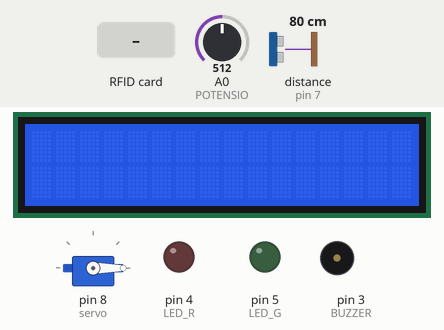
Bench run of a sketch on a simulated Arduino Uno, built with avr-gcc and run on an emulated ATmega328P. Parts: 16×2 character LCD, servo, output pins drawn as LEDs (lit = HIGH), buzzer (waves = sounding). Wiring (inferred from the names in the program): ultrasonic range finder: trigger pin 2; echo pin 7. The test bench sets the inputs (shaded band); at power-on: A0 (POTENSIO) = 512, distance to the obstacle (sensor on pin 7) 80 cm. The echo pulse lasts 58.3 µs per cm; pins used as bus, display or sensor lines are not drawn; what the sketch prints to the serial monitor is not drawn.

Above: at 2.3 s.
2.4 s: RFID card DA E6 66 19 held to the reader
At 3.7 s:
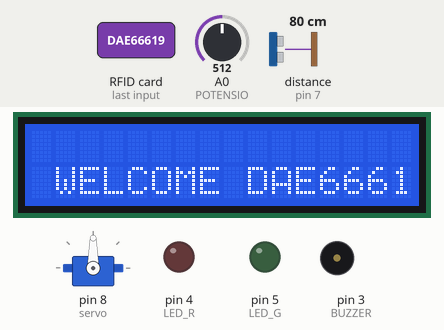
At 5.3 s:
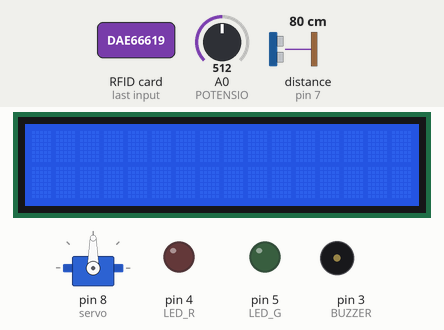
5.5 s: RFID card 5E 7A 19 C4 held to the reader
At 6.2 s:
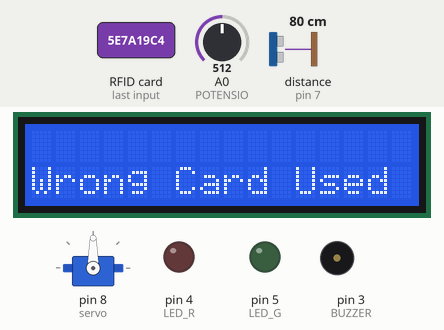
Timing chart, 0 to 18.3 s (numbered marks = the images above; inputs shaded):
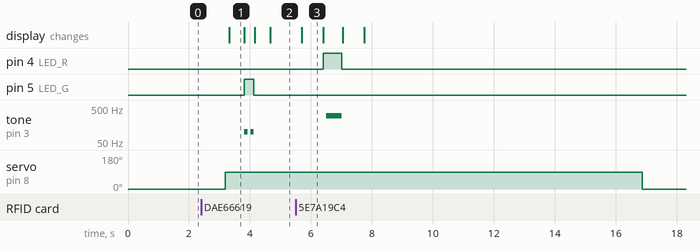

The sketch:

Kode_Program.ino
```cpp
#include <SPI.h>
#include <MFRC522.h>
#include <Servo.h>
#include <LiquidCrystal_I2C.h>

#define SS_PIN 10 //rfid
#define RST_PIN 9 //rfid
#define LED_G 5 //define green LED pin
#define LED_R 4 //define red LED
//#define PRO 2 // define pir sensor
#define SERVO 8 //define push Button
#define BUZZER 3 //define buzzer
#define POTENSIO A0
#define ACCESS_DELAY 1000
#define DENIED_DELAY 500
#define trigPin 2 // attach pin D2 Arduino to pin Echo of HC-SR04
#define echoPin 7
MFRC522 mfrc522(SS_PIN, RST_PIN);   // Create MFRC522 instance.
Servo servo;
//JIKA TIDAK TAMPIL PADA LAYAR I2C GANTI ALAMAT SEPERTI DIBAWAH INI
//0x3F, 0x27, 0x20 ADALAH ALAMAT VENDOR I2C LCD
LiquidCrystal_I2C lcd(0x27, 16,2 );

int state = LOW;             // by default, no motion detected
int valB = 0;
int valP = 0;
int x = 0;
int y = 0;
long duration; // variable for the duration of sound wave travel
int distance; // variable for the distance measurement
bool access = false;
int derajat = 0;
String id;
int sensorValue = 0;
int z = 0;
int a = 0;
//String state = "Not Authorized"

void setup()
{
  Serial.begin(9600);   // Initiate a serial communication
  SPI.begin();          // Initiate  SPI bus
  mfrc522.PCD_Init();   // Initiate MFRC522
  pinMode(LED_G, OUTPUT);
  pinMode(LED_R, OUTPUT);
  pinMode(BUZZER, OUTPUT);
  noTone(BUZZER);
  pinMode(trigPin, OUTPUT); // Sets the trigPin as an OUTPUT
  pinMode(echoPin, INPUT);
  //pinMode(BTN, INPUT);
  //pinMode(PIR, INPUT);
  lcd.begin();
  lcd.backlight();
  servo.attach(8);
  servo.write(0);
  delay(1000);
  Serial.println("Put your card to the reader...");
  Serial.println();

}
void loop()
{
  rfid();
  prox();
  Poten();
  Serial.println(derajat);

  //pir();
  //buttonCon();
}

void Poten(){
  sensorValue = analogRead(POTENSIO); //Mengecek nilai keluaran dari potensiometer

  /*Logika if yang mengecek apabila nilai keluaran potensiometer lebih dari 1000
  maka Pin 13 (pin buzzer dan led) akan mendapat tegangan, apabila di bawah itu
  maka Pin 13 akan kehilangan tegangan.*/
  if(sensorValue > 1000){
    if(derajat == 0 && a == 1){
      derajat = 90;
    servo.write(derajat);
    a = 0;
    delay(300);
    }else{}
  }else{
    //a = 1;
    if(derajat == 90 && z==1  ){
    derajat = 0;
    servo.write(derajat);
    a = 1;
    z = 0;
    delay(100);
    }else{}
  }
}

void rfid()
{
  // Look for new cards
  if ( ! mfrc522.PICC_IsNewCardPresent())
  {
    return;
  }
  // Select one of the cards
  if ( ! mfrc522.PICC_ReadCardSerial())
  {
    return;
  }
  //Show UID on serial monitor
  Serial.print("UID tag :");
  String content= "";
  byte letter;
  for (byte i = 0; i < mfrc522.uid.size; i++)
  {
     Serial.print(mfrc522.uid.uidByte[i] < 0x10 ? " 0" : " ");
     Serial.print(mfrc522.uid.uidByte[i], HEX);
     content.concat(String(mfrc522.uid.uidByte[i] < 0x10 ? " 0" : " "));
     content.concat(String(mfrc522.uid.uidByte[i], HEX));
  }
  Serial.println();
  Serial.print("Message : ");
  content.toUpperCase();
  id = content.substring(1);
  if (content.substring(1) == "DA E6 66 19") //change here the UID of the card/cards that you want to give access
  { id = "DAE66619";
    Serial.println("Authorized access");
    Serial.println();
    a = 1;
    derajat = 90;
    servo.write(derajat);
    delay(100);
    LcdShow("Allowed", id);
    digitalWrite(LED_G, HIGH);
    tone(BUZZER, 100);
    delay(100);
    noTone(BUZZER);
    delay(100);
    tone(BUZZER, 100);
    delay(100);
    digitalWrite(LED_G, LOW);
    noTone(BUZZER);
    LcdShow("Allowed", id);
    //delay(ACCESS_DELAY);
    //digitalWrite(RELAY, HIGH);
  }

 else   {
    Serial.println(" Access denied");
    LcdShow("Denied", id);
    digitalWrite(LED_R, HIGH);
    delay(100);
    tone(BUZZER, 300);
    delay(DENIED_DELAY);
    digitalWrite(LED_R, LOW);
    noTone(BUZZER);
    LcdShow("Denied", id);
  }
}

void prox(){
  //valP = analogRead(sensorpin);       // reads the value of the sharp sensor
  digitalWrite(trigPin, LOW);
  delayMicroseconds(2);
  // Sets the trigPin HIGH (ACTIVE) for 10 microseconds
  digitalWrite(trigPin, HIGH);
  delayMicroseconds(10);
  digitalWrite(trigPin, LOW);
  // Reads the echoPin, returns the sound wave travel time in microseconds
  duration = pulseIn(echoPin, HIGH);
  // Calculating the distance
  distance = duration * 0.034 / 2; // Speed of sound wave divided by 2 (go and back)
  // Displays the distance on the Serial Monitor
  if(distance > 25 && derajat == 90 && y < 5)
  {
    //delay(1000);
    distance = 0;
    y = y + 1;
    }


    if(distance > 25 && derajat == 90)
    {
    delay(5000);
    z == 1;
    derajat = 0;
    servo.write(derajat);
    if( y == 5){
      y = 0;
      }
    }
  Serial.print("Distance: ");
  Serial.print(distance);
  Serial.println(" cm");
  delay(1000);

  //if(distance>=15 && access){
  //}
}

void LcdShow(String akses, String ID){
  if(akses == "Allowed"){
    lcd.clear();
    lcd.setCursor(1,0);
    lcd.print("Access Allowed");
    lcd.clear();
    lcd.setCursor(1,1);
    lcd.print("WELCOME " + ID);
    delay(500);
    lcd.clear();
    }
  else if(akses == "Denied"){
    lcd.clear();
    lcd.setCursor(1,0);
    lcd.print("Access Denied");
    lcd.clear();
    lcd.setCursor(0,1);
    lcd.print("Wrong Card Used");
    delay(700);
    lcd.clear();
  }
  else{Serial.println("ERROR");}
}

/*void pir()
{
  Serial.println(valP);
  valP = digitalRead(PIR);   // read sensor value
  if (valP == HIGH) {           // check if the sensor is HIGH
    servo.write(0);
    delay(100);                // delay 100 milliseconds

    if (state == LOW) {
      Serial.println("Motion detected!");
      state = HIGH;       // update variable state to HIGH
    }
  }
  else {
      servo.write(90);
      //digitalWrite(led, LOW); // turn LED OFF
      delay(200);             // delay 200 milliseconds

      if (state == HIGH){
        Serial.println("Motion stopped!");
        state = LOW;       // update variable state to LOW
    }
  }
}*/

/*void buttonCon()
{
  delay(500);
  valB = digitalRead(BTN);  // read input value
  Serial.println(valB);

  if (x = 0 && valB == HIGH) {         // check if the input is HIGH (button released)
    x = x + 1;
    servo.write(90);
    delay(500);
    //digitalWrite(ledPin, LOW);  // turn LED OFF
  }
  else if (x = 1 && valB == HIGH)
  {
    x = x - 1;
    servo.write(0);
    delay(500);
    //digitalWrite(ledPin, HIGH);  // turn LED ON
  }
  //else{}
}*/
```

Measured:
- after the input at 2.4 s, pin 5 (LED_G): LOW → HIGH after 1.4 s, → LOW 0.30 s later; tone on pin 3 (BUZZER): alternates 100 Hz for 0.10 s and silent for 0.10 s, 4 changes in all, then stays silent, starting after 1.4 s; servo on pin 8 (servo): 0° → 90° after 0.78 s; the display: changes after 0.92 s (image 1)
- after the input at 5.5 s, pin 4 (LED_R): LOW → HIGH after 0.91 s, → LOW 0.60 s later; tone on pin 3 (BUZZER): silent → 300 Hz after 1.0 s, → silent 0.50 s later; servo on pin 8 (servo): 90° → 0° after 11.4 s instead of 9.3 s; the display: changes after 0.20 s (image 3)
- what the display in image 1 shows lasts 0.5 s, from 3.3 s to 3.8 s
- what the display in image 3 shows lasts 0.7 s, from 5.7 s to 6.4 s
